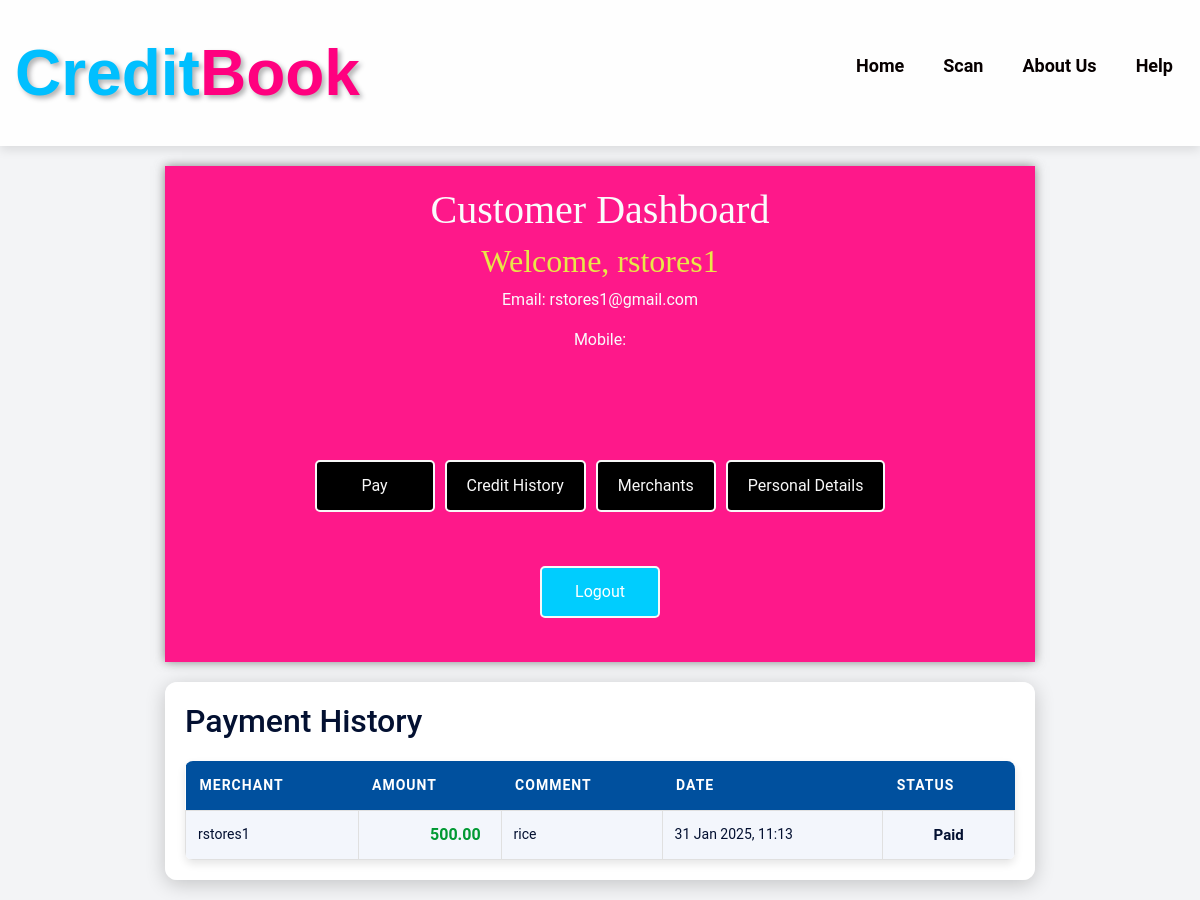
/customer-dashboard/ (signed in), run on the app's committed database.
### accounts/models.py (models this page shows, shortened)
class Payment(models.Model):
    sender = models.ForeignKey(User, related_name='sent_payments', on_delete=models.CASCADE)
    receiver = models.ForeignKey(User, related_name='received_payments', on_delete=models.CASCADE)
    amount = models.DecimalField(max_digits=10, decimal_places=2)
    comment = models.TextField(blank=True)
    timestamp = models.DateTimeField(default=now)
    paid = models.BooleanField(default=False)
    repayment_time = models.DateTimeField(null=True, blank=True)  # Correctly defined
    is_deleted_by_merchant = models.BooleanField(default=False)
    status = models.CharField(
        max_length=10,
        choices=[('Pending', 'Pending'), ('Paid', 'Paid'), ('Accepted', 'Accepted'), ('Rejected', 'Rejected')],
        default='Pending'
    )

### accounts/views.py (the view)
# urls.py: path('customer-dashboard/', views.customer_dashboard, name='customer-dashboard'),
@login_required
def customer_dashboard(request):
    payments = Payment.objects.filter(sender=request.user).exclude(amount=0)
    return render(request, 'accounts/customer-dashboard.html', {'payments': payments})

### accounts/templates/accounts/customer-dashboard.html (shortened to what this page needs)
{% extends "layouts/app.html" %}
{% load static %}
{% block content %}
<!DOCTYPE html>
<html lang="en">
<head>
</head>
<body>
    <nav>
        <div class="heading">
            <div class="logo">
                <span class="credit">Credit</span><span class="book">Book</span>
            </div>
        </div>
        <ul class="nav-links">
            <a href="{% url 'customer-dashboard' %}">Home</a>
            <a href="{% url 'scan-qr' %}">Scan</a>
            <a href="{% url 'about' %}">About Us</a>
            <a href="{% url 'help' %}">Help</a>
        </ul>
    </nav>
    <div class="section">
        <div class="login-container">
            <h1 style="font-family: cursive;">Customer Dashboard</h1>
            <h2 style="color: rgb(232, 232, 71); font-family: Georgia;">Welcome, {{ user.username }}</h2>
            <p>Email: {{ user.email }}</p>
            <p>Mobile: {{ user.profile.mobile }}</p>
        <br>
        </div>
        <br><br>
        <div class="buttons">
            <a href="{% url 'scan-qr' %}" class="btn projects-btn">Pay</a>
            <a href="#" class="btn projects-btn">Credit History</a>
            <a href="#" class="btn projects-btn">Merchants</a>
            <a href="#" class="btn projects-btn">Personal Details</a>
        </div>
        <BR>
        <center>
            <a href="{% url 'logout' %}" class="btn logout-btn">Logout</a>
        </center>
        <br>
    </div>
    <div class="section1">
        <h2>Payment History</h2>
        <table>
            <thead>
                <tr>
                    <th>Merchant</th>
                    <th>Amount</th>
                    <th>Comment</th>
                    <th>Date</th>
                    <th>Status</th>
                </tr>
            </thead>
            <tbody>
                {% for payment in payments %}
                <tr>
                    <td data-label="Merchant">{{ payment.receiver.username }}</td>
                    <td data-label="Amount" class="amount {% if payment.amount > 0 %}positive{% else %}negative{% endif %}">
                        {{ payment.amount|floatformat:2 }}
                    </td>
                    <td data-label="Comment">{{ payment.comment }}</td>
                    <td data-label="Date">{{ payment.timestamp|date:"d M Y, H:i" }}</td>
                    <td data-label="Status" class="status">{{ payment.status }}</td>
                </tr>
                {% endfor %}
            </tbody>
        </table>
    </div>
</body>
</html>
{% endblock %}

### accounts/templates/accounts/customer-dashboard.html (style rules this page uses)
body { margin: 0; padding: 0; font-family: "Roboto", sans-serif; background-color: #f3f4f6; background-image: url("https://raw.githubusercontent.com/krRaunit/mycreditbook/refs/heads/main/cb-bg.jpg"); background-repeat: no-repeat; background-attachment: fixed; background-size: cover; }
.logo { font-family: "Trebuchet MS", sans-serif; font-size: 64px; font-weight: bold; text-shadow: 3px 3px 5px rgba(0, 0, 0, 0.3); margin: 10px auto; text-align: center; }
.credit { color: #00bfff; }
.book { color: #ff007f; }
nav { background-color: rgba(255, 255, 255, 0.9); padding: 15px; display: flex; justify-content: space-between; align-items: center; box-shadow: 0px 4px 10px rgba(0, 0, 0, 0.1); }
.nav-links { display: flex; gap: 15px; }
.nav-links a { color: #070000; text-decoration: none; font-weight: bold; font-size: 18px; padding: 8px 12px; transition: background-color 0.3s; }
.section1 { background-color: rgba(255, 255, 255, 0.95); margin: 20px auto; justify-content: center; align-items: center; color: rgb(3, 16, 49); height: auto; box-shadow: 0px 4px 20px rgba(0, 0, 0, 0.2); width: 90%; max-width: 870px; padding: 20px; border-radius: 12px; }
table { width: 100%; border-collapse: collapse; margin-top: 20px; font-size: 14px; box-shadow: 0 4px 8px rgba(0, 0, 0, 0.1); border-radius: 8px; overflow: hidden; }
thead th { background-color: #00509e; color: #ffffff; padding: 14px; text-align: left; font-weight: bold; text-transform: uppercase; letter-spacing: 1px; }
tbody tr { transition: background-color 0.3s ease, transform 0.2s ease; }
tbody tr:nth-child(odd) { background-color: #f3f6fc; }
tbody td { border: 1px solid #e0e0e0; padding: 12px; }
td.status { font-weight: bold; text-align: center; font-size: 15px; text-transform: capitalize; }
td.amount { font-size: 16px; font-weight: bold; text-align: right; padding-right: 20px; }
.amount.positive { color: #009933; }
.section { background-color: rgba(255, 0, 127, 0.9); margin: 20px auto; justify-content: center; align-items: center; color: rgb(250, 251, 252); height: auto; box-shadow: 0px 0px 10px #595a5ab7; width: 90%; max-width: 870px; padding: 20px; text-align: center; }
.buttons { margin: 20px 0; display: flex; flex-wrap: wrap; gap: 10px; justify-content: center; }
.btn { display: inline-block; padding: 12px 20px; border-radius: 5px; text-decoration: none; font-size: 16px; text-align: center; min-width: 120px; color: #f8f8f8; background-color: #000000; border: 2px solid #f8f8f8; transition: all 0.3s ease; }
.logout-btn { background-color: #00CDFE; color: #ffffff; margin-top: 10px; }

### data on the page
Payment: receiver.username "rstores1", amount "500.00", comment "rice", timestamp "31 Jan 2025, 11:13", status "Paid"

### other printed values
{{ user.username }} "rstores1"
{{ user.email }} "rstores1@gmail.com"
